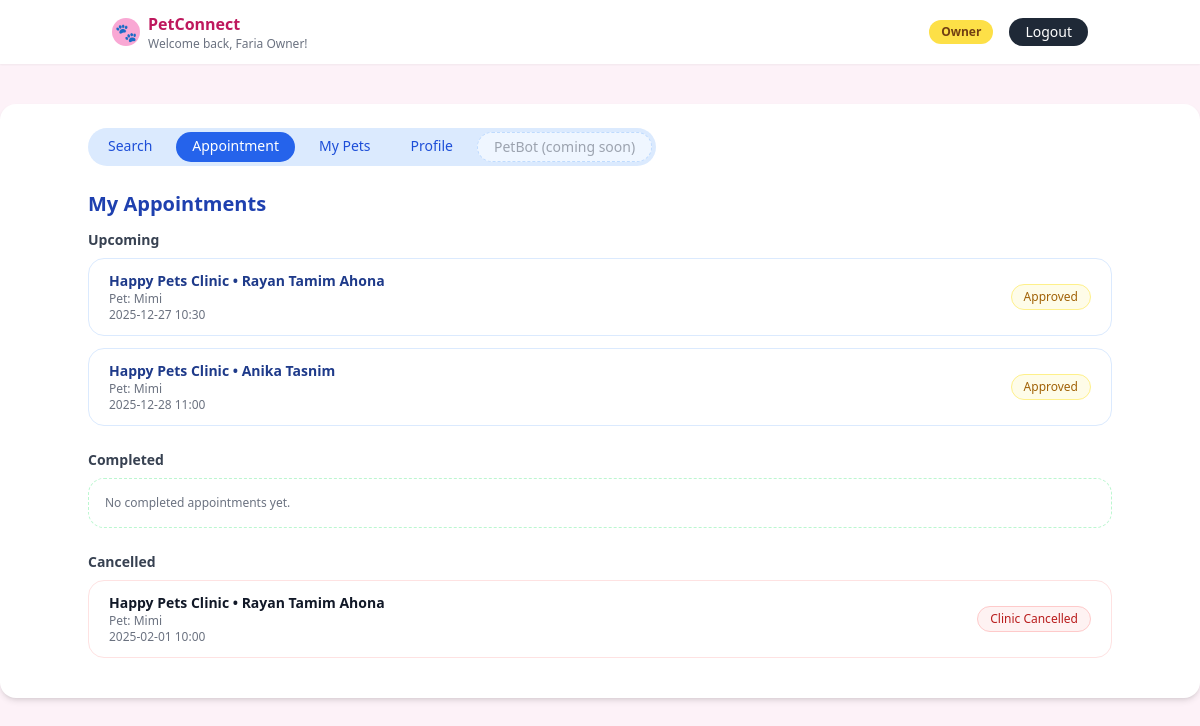
Page /owner/appointments (signed in) on the committed database.
### tables this page shows
CREATE TABLE owners (
    id INTEGER PRIMARY KEY AUTOINCREMENT,
    user_id INTEGER NOT NULL UNIQUE,
    name TEXT NOT NULL,
    email TEXT NOT NULL,
    location TEXT NOT NULL DEFAULT '',
    password TEXT NOT NULL DEFAULT '', is_premium INTEGER DEFAULT 0, subscription_expiry TEXT, reward_points INTEGER DEFAULT 0,
    FOREIGN KEY (user_id) REFERENCES users(id)
);

CREATE TABLE appointments (
    id INTEGER PRIMARY KEY AUTOINCREMENT,
    pet_id INTEGER NOT NULL,
    doctor_id INTEGER NOT NULL,
    appointment_date DATETIME NOT NULL,
    status TEXT NOT NULL DEFAULT 'pending',
    rating INTEGER,        -- 1 to 5              
    FOREIGN KEY (pet_id) REFERENCES pets(id),
    FOREIGN KEY (doctor_id) REFERENCES doctors(id)
);

CREATE TABLE clinics (
    id INTEGER PRIMARY KEY AUTOINCREMENT,
    user_id INTEGER NOT NULL UNIQUE,
    name TEXT NOT NULL,
    license_number TEXT NOT NULL,
    email TEXT NOT NULL,
    contact_number TEXT NOT NULL,
    location TEXT NOT NULL,
    FOREIGN KEY (user_id) REFERENCES users(id)
);

CREATE TABLE doctors (
    id INTEGER PRIMARY KEY AUTOINCREMENT,
    clinic_id INTEGER NOT NULL,
    name TEXT NOT NULL,
    email TEXT NOT NULL,
    base_fee REAL NOT NULL,
    qualifications TEXT NOT NULL,
    rating REAL DEFAULT 0,
    weekly_schedule TEXT NOT NULL,
    FOREIGN KEY (clinic_id) REFERENCES clinics(id)
);

CREATE TABLE pets (
    id INTEGER PRIMARY KEY AUTOINCREMENT,
    owner_id INTEGER NOT NULL,
    name TEXT NOT NULL,
    age TEXT NOT NULL,
    animal_type TEXT NOT NULL,
    breed TEXT NOT NULL,
    gender TEXT NOT NULL,
    vaccination_status TEXT NOT NULL,
    photo_filename TEXT,
    FOREIGN KEY (owner_id) REFERENCES owners(id)
);

### app.py (the view)
@app.route("/owner/appointments")
def owner_appointments():
    guard = _require_owner()
    if guard:
        return guard
    conn = get_db()
    auto_update_past_appointments(conn)
    cur = conn.cursor()
    owner = _get_owner_for_current_user(conn)
    if not owner:
        conn.close()
        flash("Owner profile not found.", "danger")
        return redirect(url_for("owner_dashboard"))
    cur.execute(
        """
        SELECT
            a.*,
            d.name               AS doctor_name,
            c.name               AS clinic_name,
            c.location           AS clinic_location,
            p.name               AS pet_name,
            p.animal_type        AS pet_animal_type,
            p.breed              AS pet_breed,
            p.gender             AS pet_gender,
            p.age                AS pet_age,
            p.vaccination_status AS pet_vaccination_status
        FROM appointments a
        JOIN pets    p ON a.pet_id   = p.id
        JOIN owners  o ON p.owner_id = o.id
        JOIN doctors d ON a.doctor_id = d.id
        JOIN clinics c ON d.clinic_id = c.id
        WHERE o.id = ?
        ORDER BY a.appointment_date DESC
        """,
        (owner["id"],),
    )
    rows = cur.fetchall()
    conn.close()
    upcoming, completed, cancelled = [], [], []
    for r in rows:
        status = (r["status"] or "").lower()
        if status in ("completed", "done"):
            completed.append(r)
        elif status in ("cancelled", "canceled", "owner_cancelled", "clinic_cancelled"):
            cancelled.append(r)
        else:
            upcoming.append(r)
    def upcoming_sort_key(a):
        st = (a["status"] or "").lower()
        priority = 0 if st == "reschedule_pending" else 1
        return (priority, a["appointment_date"])
    upcoming = sorted(upcoming, key=upcoming_sort_key)
    return render_template(
        "owner_appointments.html",
        upcoming=upcoming,
        completed=completed,
        cancelled=cancelled,
    )

### app.py (called while the page is built)
def get_db():
    conn = sqlite3.connect(app.config["DATABASE"])
    conn.row_factory = sqlite3.Row
    return conn

def _require_owner():
    if not session.get("user_id") or session.get("role") != "owner":
        flash("Please log in as a pet owner to access this page.", "warning")
        return redirect(url_for("login"))
    return None

def _get_owner_for_current_user(conn):
    user_id = session.get("user_id")
    if not user_id:
        return None
    cur = conn.cursor()
    cur.execute("SELECT * FROM owners WHERE user_id = ?", (user_id,))
    return cur.fetchone()

### templates/owner_appointments.html (shortened to what this page needs)
{% extends "base.html" %}
{% block content %}
<div class="max-w-5xl mx-auto">
  <div class="flex items-center justify-between mb-6">
    <div class="flex space-x-2 bg-blue-100 rounded-full px-1 py-1 text-sm">
      <a href="{{ url_for('owner_search') }}"
         class="px-4 py-1 rounded-full text-blue-700 hover:bg-blue-200">
        Search
      </a>
      <a href="{{ url_for('owner_appointments') }}"
         class="px-4 py-1 rounded-full bg-blue-600 text-white">
        Appointment
      </a>
      <a href="{{ url_for('owner_dashboard', tab='pets') }}"
         class="px-4 py-1 rounded-full text-blue-700 hover:bg-blue-200">
        My Pets
      </a>
      <a href="{{ url_for('owner_dashboard', tab='owner') }}"
         class="px-4 py-1 rounded-full text-blue-700 hover:bg-blue-200">
        Profile
      </a>
      <span class="px-4 py-1 rounded-full text-gray-400 bg-blue-50 border border-dashed border-blue-200">
        PetBot (coming soon)
      </span>
    </div>
  </div>
  <h2 class="text-xl font-semibold text-blue-800 mb-3">My Appointments</h2>
  <div class="mb-6">
    <h3 class="text-sm font-semibold text-gray-700 mb-2">Upcoming</h3>
    {% if upcoming %}
      <div class="space-y-3">
        {% for a in upcoming if (a['status'] or '')|lower != 'reschedule_pending' %}
          <div class="bg-white rounded-2xl border border-blue-100 px-5 py-3 flex flex-col md:flex-row md:items-center md:justify-between gap-3">
            <div>
              <p class="text-sm font-semibold text-blue-900">
                {{ a['clinic_name'] }} • {{ a['doctor_name'] }}
              </p>
              <p class="text-xs text-gray-500">Pet: {{ a['pet_name'] }}</p>
              <p class="text-xs text-gray-500">{{ a['appointment_date'] }}</p>
            </div>
            <div class="flex flex-col items-end gap-2">
              <span class="text-xs px-3 py-1 rounded-full bg-yellow-50 text-yellow-700 border border-yellow-200">
                {{ (a['status'] or '')|replace('_', ' ')|title }}
              </span>
            </div>
          </div>
        {% endfor %}
      </div>
    {% else %}
      <div class="text-xs text-gray-500 bg-white rounded-2xl border border-dashed border-blue-200 p-4">
        You don’t have any upcoming appointments.
      </div>
    {% endif %}
  </div>
  <div class="mb-6">
    <h3 class="text-sm font-semibold text-gray-700 mb-2">Completed</h3>
    {% if completed %}
      <div class="space-y-3">
        {% for a in completed %}
          <div class="bg-white rounded-2xl border border-green-100 px-5 py-3 flex justify-between items-center">
            <div>
              <p class="text-sm font-semibold text-gray-900">
                {{ a['clinic_name'] }} • {{ a['doctor_name'] }}
              </p>
              <p class="text-xs text-gray-500">Pet: {{ a['pet_name'] }}</p>
              <p class="text-xs text-gray-500">{{ a['appointment_date'] }}</p>
            </div>
            <span class="text-xs px-3 py-1 rounded-full bg-green-50 text-green-700 border border-green-200">
              {{ (a['status'] or '')|replace('_', ' ')|title }}
            </span>
          </div>
        {% endfor %}
      </div>
    {% else %}
      <div class="text-xs text-gray-500 bg-white rounded-2xl border border-dashed border-green-200 p-4">
        No completed appointments yet.
      </div>
    {% endif %}
  </div>
  <div class="mb-4">
    <h3 class="text-sm font-semibold text-gray-700 mb-2">Cancelled</h3>
    {% if cancelled %}
      <div class="space-y-3">
        {% for a in cancelled %}
          <div class="bg-white rounded-2xl border border-red-100 px-5 py-3 flex justify-between items-center">
            <div>
              <p class="text-sm font-semibold text-gray-900">
                {{ a['clinic_name'] }} • {{ a['doctor_name'] }}
              </p>
              <p class="text-xs text-gray-500">Pet: {{ a['pet_name'] }}</p>
              <p class="text-xs text-gray-500">{{ a['appointment_date'] }}</p>
            </div>
            <span class="text-xs px-3 py-1 rounded-full bg-red-50 text-red-700 border border-red-200">
              {{ (a['status'] or '')|replace('_', ' ')|title }}
            </span>
          </div>
        {% endfor %}
      </div>
    {% else %}
      <div class="text-xs text-gray-500 bg-white rounded-2xl border border-dashed border-red-200 p-4">
        No cancelled appointments.
      </div>
    {% endif %}
  </div>
</div>
{% endblock %}

### templates/base.html (shortened to what this page needs)
<!DOCTYPE html>
<html lang="en">
<head>
  <script src="https://cdn.tailwindcss.com"></script>
</head>
<body class="bg-pink-50">
  <header class="bg-white shadow-sm">
    <div class="max-w-5xl mx-auto px-6 py-3 flex items-center justify-between">
      <div class="flex items-center space-x-2">
        <div class="w-7 h-7 rounded-full bg-pink-300 flex items-center justify-center">
          <span class="text-white text-lg">🐾</span>
        </div>
        <div>
          <p class="font-semibold text-pink-700">PetConnect</p>
          {% if session.get('user_name') %}
            <p class="text-xs text-gray-500">Welcome back, {{ session.get('user_name') }}!</p>
          {% endif %}
        </div>
      </div>
      <nav class="flex items-center space-x-4 text-sm">
        {% if session.get('user_id') %}
          <span class="px-3 py-1 rounded-full bg-yellow-300 text-xs font-semibold text-yellow-900">
            {{ session.get('role')|capitalize }}
          </span>
          <a href="{{ url_for('logout') }}"
             class="px-4 py-1 rounded-full bg-gray-800 text-white text-sm hover:bg-black transition">
            Logout
          </a>
        {% endif %}
      </nav>
    </div>
  </header>
  <main class="min-h-screen">
    <div class="max-w-7xl mx-auto mt-10">
      <div class="bg-white rounded-2xl shadow-md px-8 py-6">
        {% block content %}{% endblock %}
      </div>
    </div>
  </main>
</body>
</html>

### rows in the picture
owners: get "Faria Owner"
appointments: clinic_name "Happy Pets Clinic", doctor_name "Rayan Tamim Ahona", pet_name "Mimi", appointment_date "2025-12-27 10:30", status "Approved"
appointments: clinic_name "Happy Pets Clinic", doctor_name "Anika Tasnim", pet_name "Mimi", appointment_date "2025-12-28 11:00", status "Approved"
appointments: clinic_name "Happy Pets Clinic", doctor_name "Rayan Tamim Ahona", pet_name "Mimi", appointment_date "2025-02-01 10:00", status "Clinic Cancelled"

### other values in the picture
{{ session.get('role')|capitalize }} "Owner"
